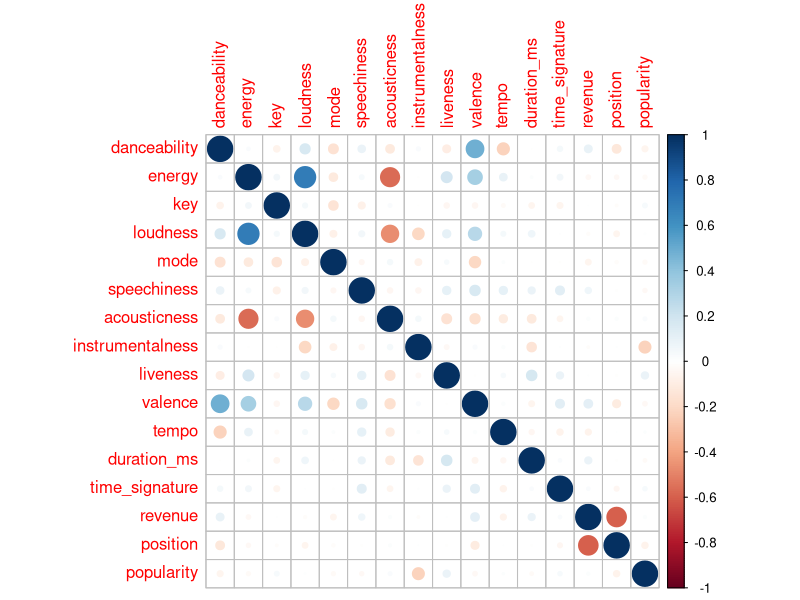
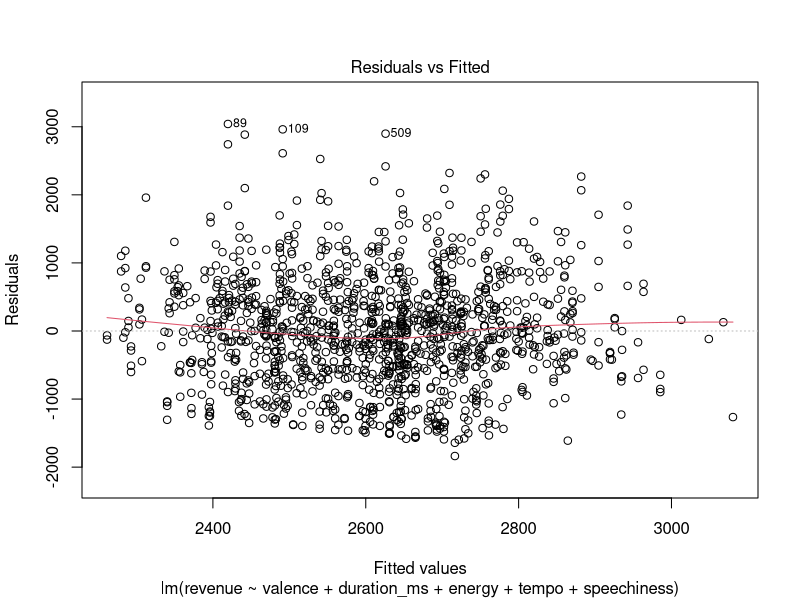
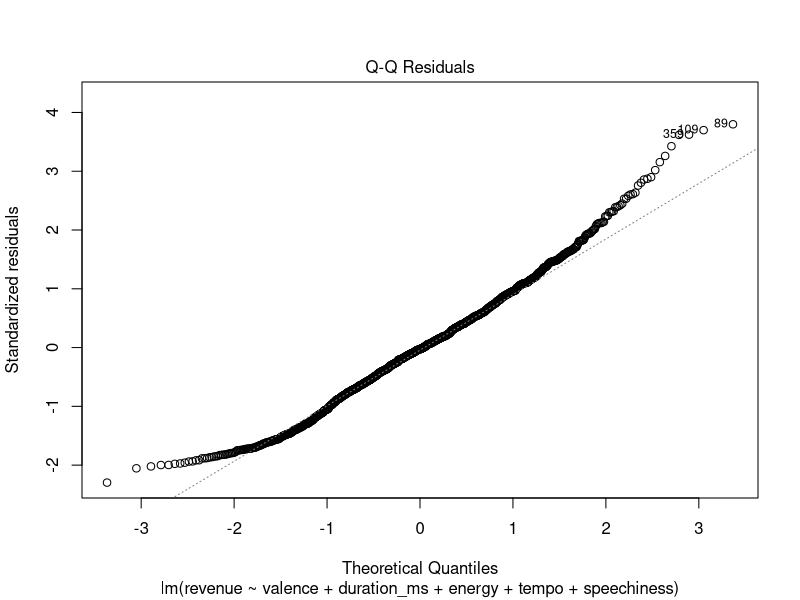
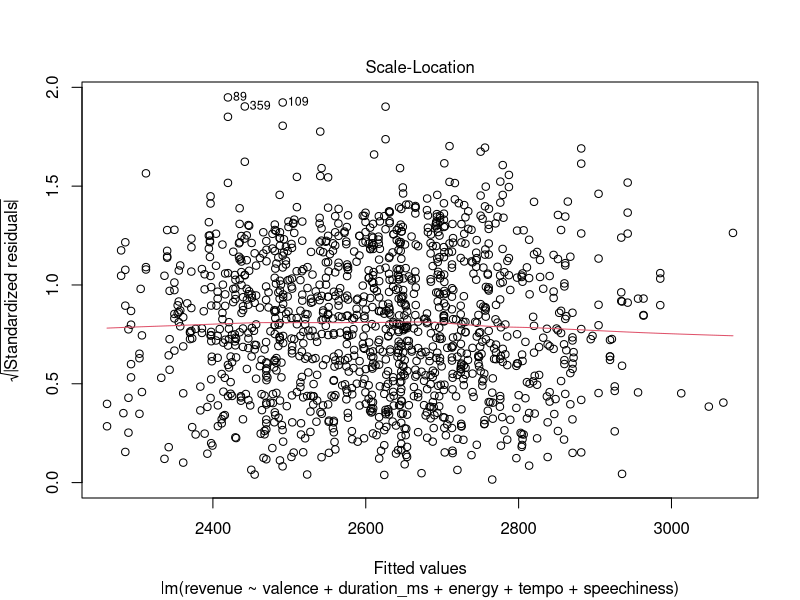
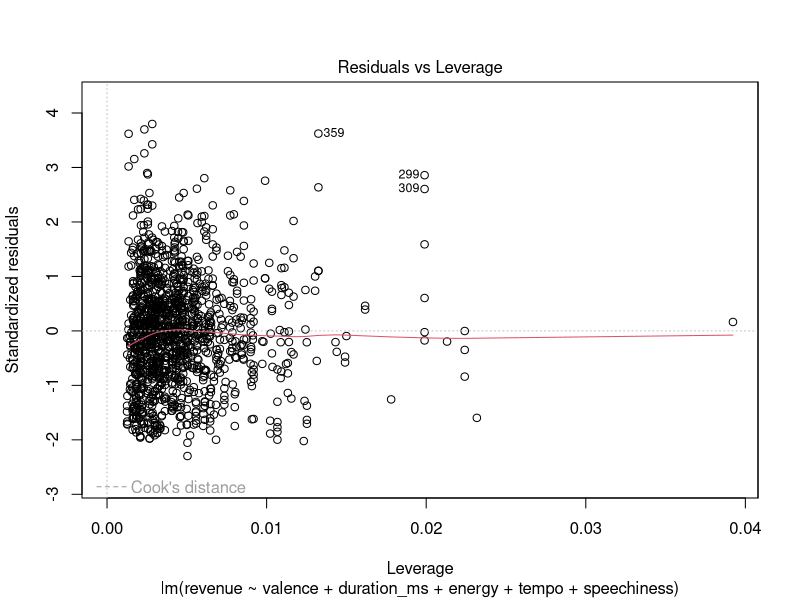
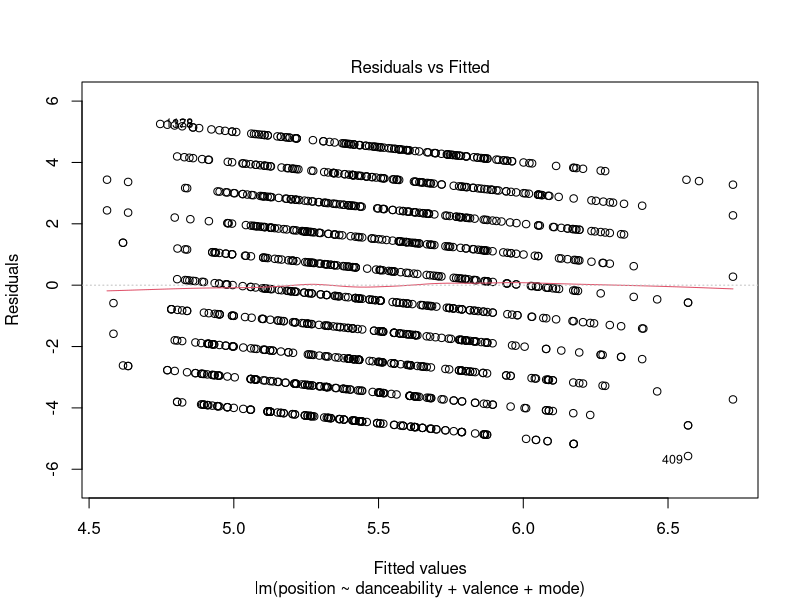
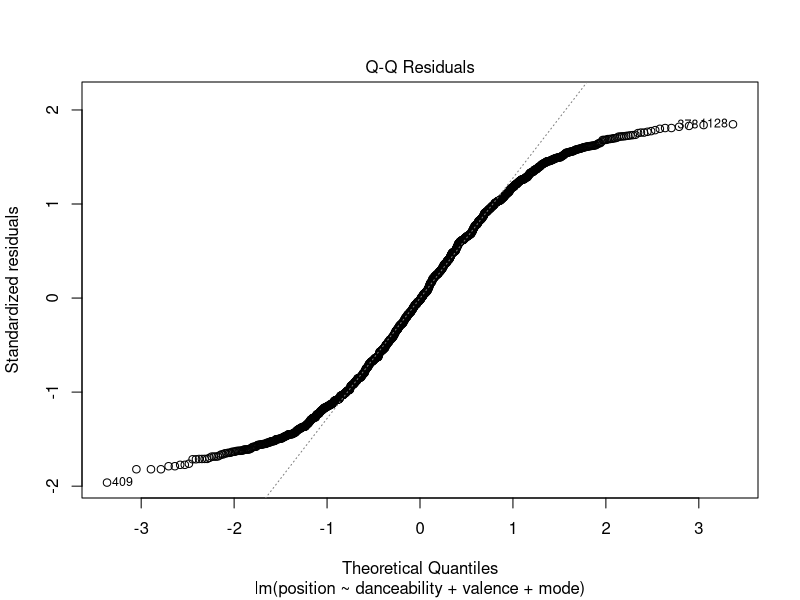
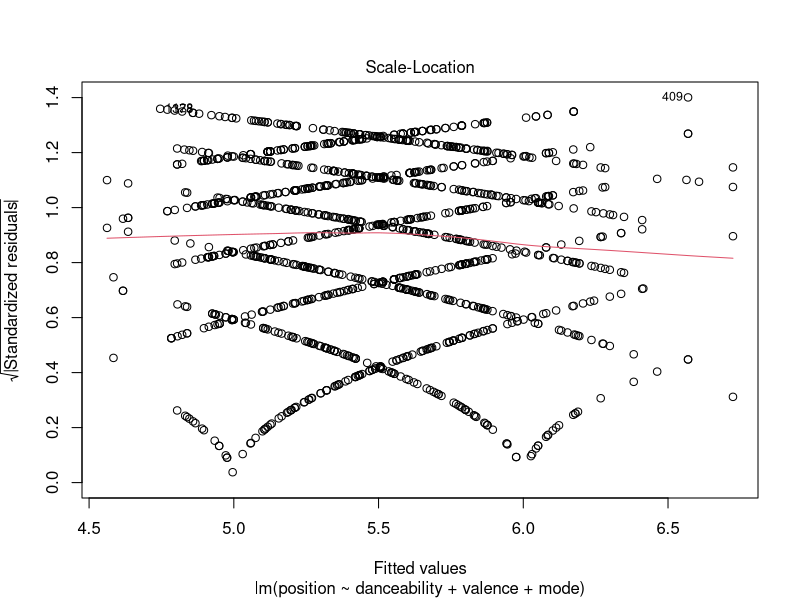

The R script that drew these images, in order:
## ---- chunk 1
# Load libraries
library(tidyverse)
library(corrplot)
library(car)
## ---- chunk 2
# Read in data
spotify <- read.csv("spotify_top10_pop.csv")
## ---- chunk 3
# Select only numeric variables for correlation matrix
spotify_selected <- spotify %>% select(-type, -id, -uri, -track_href, -analysis_url, -name, -artist, -month)
## ---- chunk 4
# Create correlation matrix
corr_matrix <- cor(spotify_selected)

corr_matrix
## ---- chunk 5
# Correlation plot
corrplot(corr_matrix, method="circle")
## ---- chunk 6
# Initial position model
position_lm <- lm(position ~ . -revenue -popularity, data = spotify_selected)
summary(position_lm)
## ---- chunk 7
# Initial revenue model
revenue_lm <- lm(revenue ~ . -position -popularity, data = spotify_selected)
summary(revenue_lm)
## ---- chunk 8
# Forward selection model for revenue
full.model <- lm(revenue ~ . - position - popularity, data = spotify_selected)
empty.model <- lm(revenue ~ 1, data = spotify_selected)

for.model <- step(empty.model, scope = list(lower = empty.model, upper = full.model), direction = "forward", k = 2)
## ---- chunk 9
summary(for.model)
## ---- chunk 10
# Try backwards selection
back.model <- step(full.model, scope = list(lower = empty.model, upper = full.model), direction = "backward", k = 2) 
## ---- chunk 11
# Multicollinearity check
vif(for.model)
## ---- chunk 12
# Residuals check
plot(for.model)
## ---- chunk 13
# Forward selection for position model
full.model.pos <- lm(position ~ . - revenue - popularity, data = spotify_selected)
empty.model.pos <- lm(position ~ 1, data = spotify_selected)

for.model.pos <- step(empty.model.pos, scope = list(lower = empty.model.pos, upper = full.model.pos), direction = "forward", k = 2)
## ---- chunk 14
summary(for.model.pos)
## ---- chunk 15
# Check multicollinearity
vif(for.model.pos)
## ---- chunk 16
# Check residuals
plot(for.model.pos)
## ---- chunk 17
# Explore scatterplots
ggplot(spotify_selected, aes(x = danceability, y = revenue)) + geom_point() + theme_classic()
## ---- chunk 18
ggplot(spotify_selected, aes(x = valence, y = revenue)) + geom_point() + theme_classic()
## ---- chunk 19
# Extract year
spotify <- spotify %>% rowwise() %>% mutate(year = str_split(month, " ")[[1]][2])

# Summarize statistics by year
spotify_summary <- spotify %>% group_by(year) %>% summarise(avg_danceability=mean(danceability), avg_valence=mean(valence))
## ---- chunk 20
# Graph danceability
ggplot(spotify_summary, aes(x = year, y = avg_danceability)) + geom_bar(stat = "identity", fill = "#1ed760") + theme_classic()
## ---- chunk 21
# Graph valence
ggplot(spotify_summary, aes(x = year, y = avg_valence)) + geom_bar(stat = "identity", fill = "#1ed760") + theme_classic()
## ---- chunk 22
# Try popularity model
popularity_lm <- lm(popularity ~ . -revenue -position, data = spotify_selected)
summary(popularity_lm)
## ---- chunk 23
cor(spotify$popularity, spotify$instrumentalness)
## ---- chunk 24
ggplot(spotify_selected, aes(x = instrumentalness, y = popularity)) + geom_point() + theme_classic()
